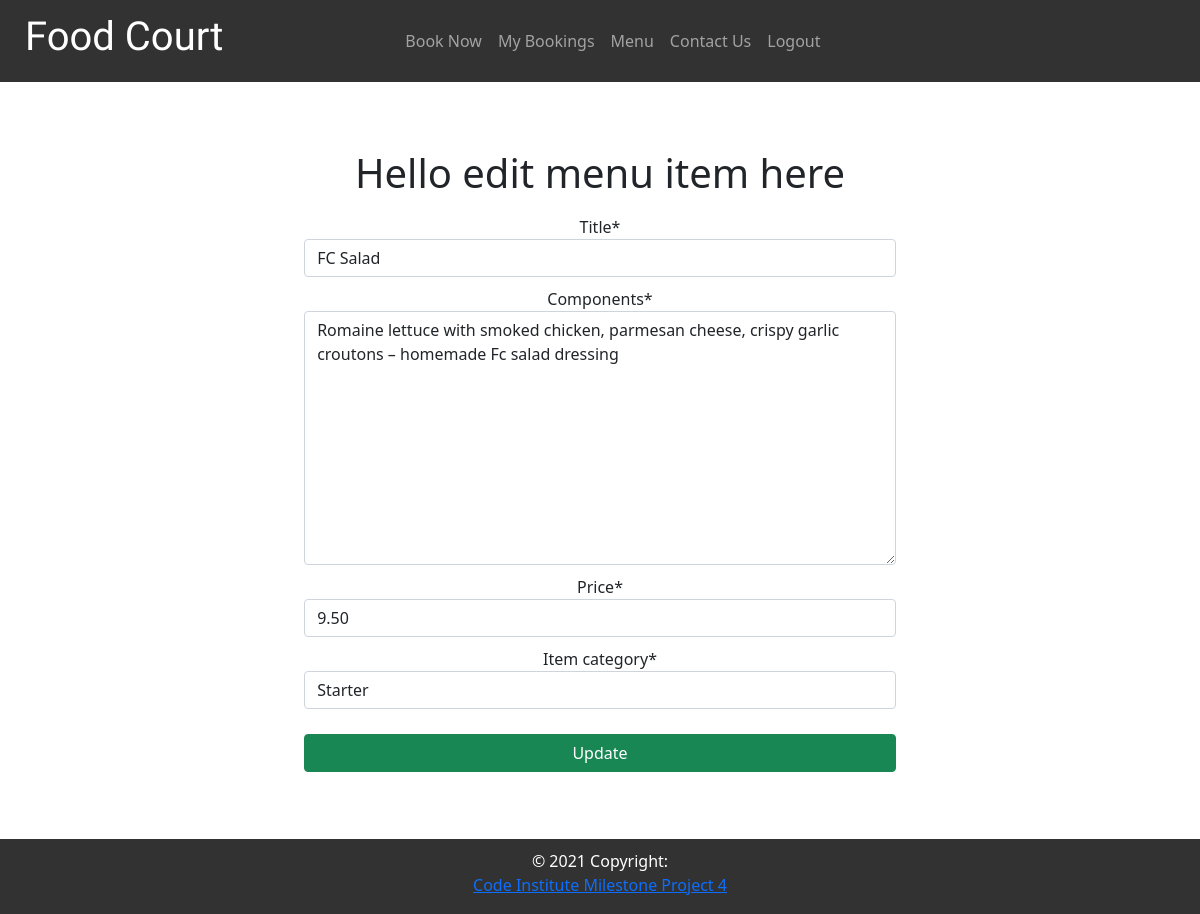
The app's page /menu/edit/2 (signed in) with its own data.
### menu/models.py (models this page shows, shortened)
class menu_item(models.Model):
    title = models.CharField(max_length=200, unique=True)
    components = models.TextField(max_length=5000)
    price = models.DecimalField(max_digits=4, decimal_places=2)
    created_on = models.DateField(auto_now_add=True)
    item_category = models.IntegerField(choices=ITEM_TYPE)

### menu/views.py (the view, shortened to what this page needs)
# urls.py: path('edit/<item_id>', views.edit_item, name='edit'),
def edit_item(request, item_id):
    item = get_object_or_404(menu_item, id=item_id)
    form = addItemForm(instance=item)
    context = {
        'form': form
    }
    return render(request, 'menu/edit_item.html', context)

### menu/form.py
class addItemForm(forms.ModelForm):
    class Meta:
        model = menu_item
        fields = '__all__'

### menu/templates/menu/edit_item.html (shortened to what this page needs)
{% extends "base.html" %}
{% load crispy_forms_tags %}
{% block content %}
    {% if request.user.is_authenticated %}
        <div class="container add_edit_container">
            <div class="row">
                <div class="col item_form_content">
                    <h1 class="form-heading">Hello edit menu item here</h1>
                    <form method= "POST" id="edit_form">
                        <div class="form-row">
                            <div class="form-group">
                                {{form.title|as_crispy_field}}
                            </div>
                        </div>
                        <div class="form-row">
                            <div class="form-group">
                                {{form.components|as_crispy_field}}
                            </div>
                        </div>
                        <div class="form-row">
                            <div class="form-group">
                                {{form.price|as_crispy_field}}
                            </div>
                        </div>
                        <div class="form-row">
                            <div class="form-group">
                                {{form.item_category|as_crispy_field}}
                            </div>
                        </div>
                        <button class="btn btn-success" type="submit" id="update_btn">Update</button>
                    </form>
                </div>
            </div>
        </div>
    {% endif %}
{% endblock %}

### static/css/base.css (style rules this page uses)
* { margin: 0; padding: 0; }
html, body { height:100%; padding:0; margin:0; }
body { min-width: 100vw; overflow-x: hidden; background-image: url('https://res.cloudinary.com/dmgrh8ekr/image/upload/v1642891482/greenwich/pattern_wg14iu.png'); background-size: 600px; }
.form-heading { text-align: center; margin-top: 25px; }
.col form { width: 60%; }
.form-row { margin-top: 10px; }
.add_edit_container { background-color: white; width: 30%; min-height: 50vh; display: flex; flex-direction: column; justify-content: center; }
.item_form_content { margin: 25px auto; display: flex; flex-direction: column; align-items: center; }
#update_btn, #add_btn { margin: 25px 0; width: 25%; }
@media screen and (min-width: 768px) { .add_edit_container { width: 80%; margin: 35px auto; } }
@media screen and (min-width: 768px) { .col form { width: 80%; } }
@media screen and (min-width: 768px) { #update_btn, #add_btn { width: 100%; } }
@media screen and (min-width: 768px) { .item_form_content { margin: 7px; text-align: center; } }

### records on screen
menu_item: title "FC Salad", components "Romaine lettuce with smoked chicken, parmesan cheese, crispy garlic croutons – homemade Fc salad dressing", price "9.50", item_category "Starter"
